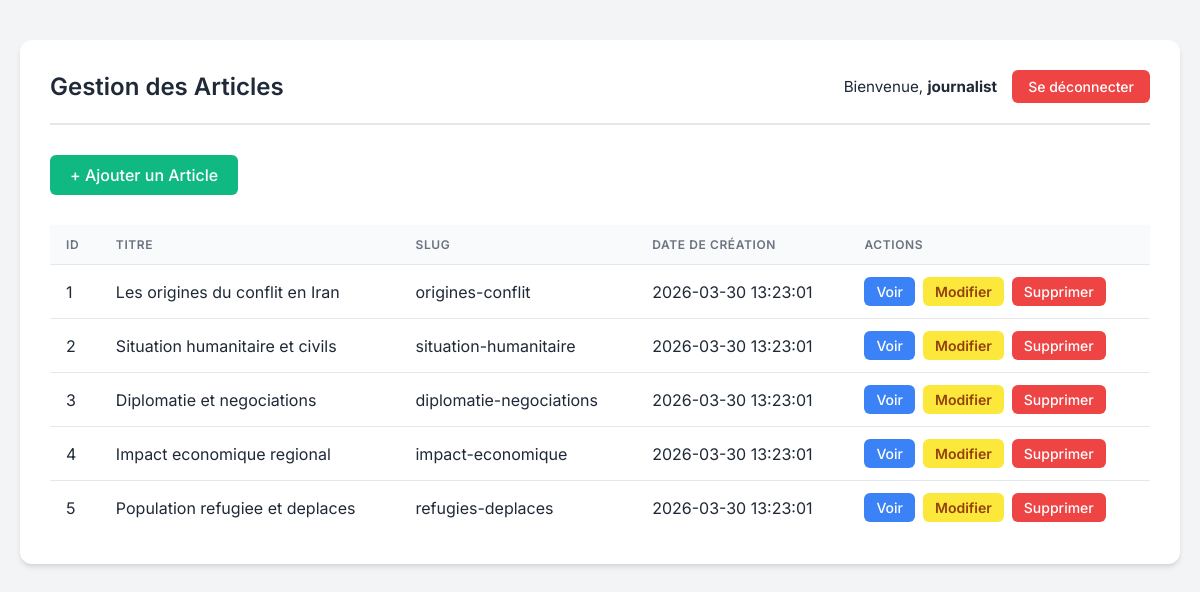
The page /backoffice/articles.php (signed in) on the database its author committed.
### tables this page shows
CREATE TABLE articles (
    id INT AUTO_INCREMENT PRIMARY KEY,
    titre VARCHAR(255) NOT NULL,
    slug VARCHAR(255) NOT NULL UNIQUE,
    contenu TEXT NOT NULL,
    image_url VARCHAR(255),
    image_alt VARCHAR(150),
    meta_description VARCHAR(160),
    date_creation TIMESTAMP DEFAULT CURRENT_TIMESTAMP,
    date_modification TIMESTAMP DEFAULT CURRENT_TIMESTAMP ON UPDATE CURRENT_TIMESTAMP,
    INDEX (slug),
    INDEX (date_creation)
);

### backoffice/articles.php (the view, shortened to what this page needs)
<?php
require_once '../includes/db.php';
try {
    $stmt = $pdo->query("SELECT * FROM articles ORDER BY date_creation DESC");
    $articles = $stmt->fetchAll(PDO::FETCH_ASSOC);
} catch (PDOException $e) {
    $error = "Erreur de récupération des articles : " . $e->getMessage();
}
?>
<!DOCTYPE html>
<html lang="fr">
<head>
</head>
<body>
<div class="container">
    <div class="header">
        <h1>Gestion des Articles</h1>
        <div class="user-menu">
            <span>Bienvenue, <strong><?= htmlspecialchars($_SESSION['admin_username'] ?? 'Admin') ?></strong></span>
            <a href="logout.php" class="btn btn-logout">Se déconnecter</a>
        </div>
    </div>
    <a href="article-form.php" class="btn btn-add">+ Ajouter un Article</a>
    <div class="table-container">
        <table>
            <thead>
                <tr>
                    <th>ID</th>
                    <th>Titre</th>
                    <th>Slug</th>
                    <th>Date de création</th>
                    <th>Actions</th>
                </tr>
            </thead>
            <tbody>
                <?php if (!empty($articles)): ?>
                    <?php foreach ($articles as $article): ?>
                        <tr>
                            <td><?= htmlspecialchars($article['id']) ?></td>
                            <td><?= htmlspecialchars($article['titre']) ?></td>
                            <td><?= htmlspecialchars($article['slug']) ?></td>
                            <td><?= htmlspecialchars($article['date_creation']) ?></td>
                            <td class="actions-cell">
                                <a href="preview.php?id=<?= urlencode($article['id']) ?>" target="_blank" class="btn btn-view">Voir</a>
                                <a href="article-form.php?id=<?= urlencode($article['id']) ?>" class="btn btn-edit">Modifier</a>
                                <a href="delete-article.php?id=<?= urlencode($article['id']) ?>" class="btn btn-delete" onclick="return confirm('Êtes-vous sûr de vouloir supprimer cet article ?');">Supprimer</a>
                            </td>
                        </tr>
                    <?php endforeach; ?>
                <?php else: ?>
                    <tr>
                        <td colspan="5" style="text-align: center; padding: 30px; color: var(--text-muted);">Aucun article trouvé.</td>
                    </tr>
                <?php endif; ?>
            </tbody>
        </table>
    </div>
</div>
</body>
</html>

### backoffice/articles.php (style rules this page uses)
:root { --primary: #4f46e5; --primary-hover: #4338ca; --success: #10b981; --success-hover: #059669; --danger: #ef4444; --danger-hover: #dc2626; --warning: #f59e0b; --warning-hover: #d97706; --info: #3b82f6; --info-hover: #2563eb; --bg-color: #f3f4f6; --card-bg: #ffffff; --text-main: #1f2937; --text-muted: #6b7280; --border-color: #e5e7eb; }
body { font-family: 'Inter', sans-serif; background-color: var(--bg-color); color: var(--text-main); margin: 0; padding: 40px 20px; -webkit-font-smoothing: antialiased; }
.container { background: var(--card-bg); padding: 30px; border-radius: 12px; box-shadow: 0 4px 6px -1px rgba(0, 0, 0, 0.1), 0 2px 4px -1px rgba(0, 0, 0, 0.06); max-width: 1100px; margin: 0 auto; }
.header { display: flex; justify-content: space-between; align-items: center; border-bottom: 2px solid var(--border-color); padding-bottom: 20px; margin-bottom: 30px; }
.header h1 { margin: 0; font-size: 1.5rem; color: var(--text-main); font-weight: 600; }
.user-menu { display: flex; align-items: center; gap: 15px; font-size: 0.95rem; }
.btn { display: inline-flex; align-items: center; justify-content: center; padding: 8px 16px; font-size: 0.875rem; font-weight: 500; border-radius: 6px; text-decoration: none; transition: background-color 0.2s, transform 0.1s; border: none; cursor: pointer; }
.btn-logout { background-color: var(--danger); color: white; }
.btn-add { background-color: var(--success); color: white; margin-bottom: 20px; font-size: 1rem; padding: 10px 20px; }
.btn-view { background-color: var(--info); color: white; padding: 6px 12px; }
.btn-edit { background-color: #fce83a; color: #92400e; padding: 6px 12px; font-weight: 600; }
.btn-delete { background-color: var(--danger); color: white; padding: 6px 12px; }
.table-container { overflow-x: auto; }
table { width: 100%; border-collapse: separate; border-spacing: 0; margin-top: 10px; }
th, td { padding: 12px 16px; text-align: left; border-bottom: 1px solid var(--border-color); }
th { background-color: #f9fafb; font-weight: 600; color: var(--text-muted); text-transform: uppercase; font-size: 0.75rem; letter-spacing: 0.05em; }
tr:last-child td { border-bottom: none; }
.actions-cell { display: flex; gap: 8px; }

### rows shown on the page
articles: id "1", titre "Les origines du conflit en Iran", slug "origines-conflit", date_creation "2026-03-30 13:23:01"
articles: id "2", titre "Situation humanitaire et civils", slug "situation-humanitaire", date_creation "2026-03-30 13:23:01"
articles: id "3", titre "Diplomatie et negociations", slug "diplomatie-negociations", date_creation "2026-03-30 13:23:01"
articles: id "4", titre "Impact economique regional", slug "impact-economique", date_creation "2026-03-30 13:23:01"
articles: id "5", titre "Population refugiee et deplaces", slug "refugies-deplaces", date_creation "2026-03-30 13:23:01"

### other values the page prints
$_SESSION['admin_username'] "journalist"
